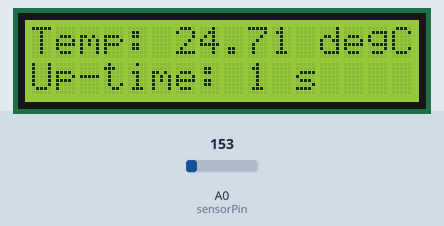
This sketch was run on a simulated Arduino Uno, built with avr-gcc and run on an emulated ATmega328P. On the bench: 16×2 character LCD. The inputs (shaded band) are chosen by the test bench; at power-on: A0 (sensorPin) = 153.

Above: at 1.2 s.
1.3 s: A0 (sensorPin) set to 134
At 2.6 s:
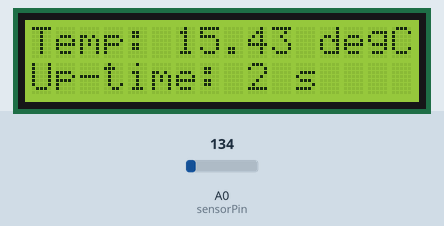
4.5 s: A0 (sensorPin) set to 117
At 5.8 s:
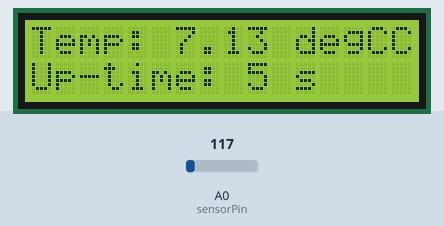
8.6 s: A0 (sensorPin) set to 133
At 9.8 s:
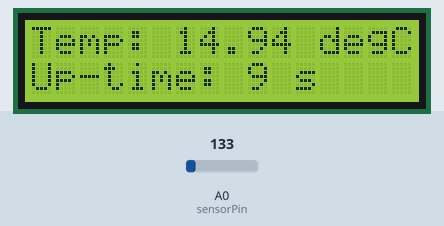
Timing chart, 0 to 11.6 s (numbered marks = the images above; inputs shaded):
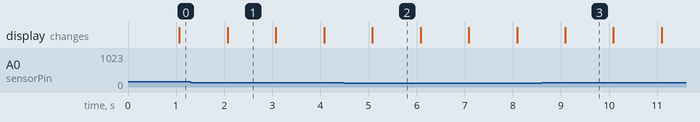

Measured:
- the behaviour switches between 123 and 122 on A0 (sensorPin) (found by bisection; images 1 and 2)
- after the input at 4.5 s, the display: changes after 0.58 s (image 2)
- after the input at 8.6 s, the display: changes after 0.49 s (image 3)
- what the display in image 1 shows lasts 1.0 s, from 2.1 s to 3.1 s

The sketch:

Temperature_Sensor_LCD.ino
```cpp
#include <LiquidCrystal.h>

const unsigned int rs = 12, en = 11, d4 = 5, d5 = 4, d6 = 3, d7 = 2;
LiquidCrystal lcd(rs, en, d4, d5, d6, d7);

void setup() {
    // open serial port
    Serial.begin(9600);
    // initialize lcd
    lcd.begin(16, 2);
    lcd.print("Temp:");
    lcd.setCursor(0, 1);
    lcd.print("Up-time:");
}

void loop() {
    // tmp36 connected to pin A0
    const unsigned int sensorPin = A0;
    // determine temperature from sensor reading
    int sensorVal = analogRead(sensorPin);
    /*Serial.print("Sensor value: ");
      Serial.print(sensorVal);
      Serial.print('\n');*/
    float voltage = sensorVal*(5.0/1024.0); // bit*(5.0 V/1024.0 bit)
    /*Serial.print("Voltage: ");
      Serial.print(voltage);
      Serial.print(" V\n");*/
    float temperature = (voltage - 0.5)*100.0;
    /*Serial.print("Temperature: ");
      Serial.print(temperature);
      Serial.print(" degC\n");*/
    // print temperature to lcd
    lcd.setCursor(6, 0);
    lcd.print(temperature);
    lcd.print(" degC");
    // print up-time to lcd
    lcd.setCursor(9, 1);
    lcd.print(millis() / 1000); // note: integer division, number truncates!
    lcd.print(" s");
    delay(1000);
}
```
